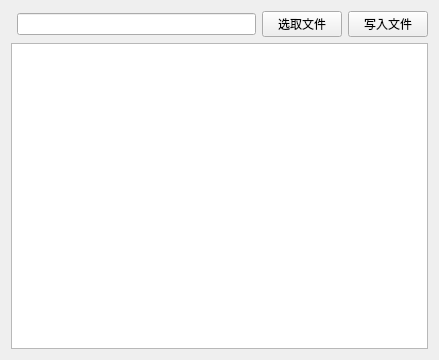
<?xml version="1.0" encoding="UTF-8"?>
<ui version="4.0">
 <class>jsonui</class>
 <widget class="QWidget" name="jsonui">
  <property name="geometry">
   <rect>
    <x>0</x>
    <y>0</y>
    <width>439</width>
    <height>360</height>
   </rect>
  </property>
  <property name="font">
   <font>
    <family>Arial</family>
   </font>
  </property>
  <property name="windowTitle">
   <string>Form</string>
  </property>
  <layout class="QVBoxLayout" name="verticalLayout_2">
   <item>
    <layout class="QVBoxLayout" name="verticalLayout">
     <item>
      <layout class="QHBoxLayout" name="horizontalLayout">
       <item>
        <widget class="QWidget" name="widget" native="true"/>
       </item>
       <item>
        <widget class="QLineEdit" name="lineEdit"/>
       </item>
       <item>
        <widget class="QPushButton" name="pushButton">
         <property name="text">
          <string>选取文件</string>
         </property>
        </widget>
       </item>
       <item>
        <widget class="QPushButton" name="writeButton">
         <property name="text">
          <string>写入文件</string>
         </property>
        </widget>
       </item>
      </layout>
     </item>
     <item>
      <widget class="QTextEdit" name="textEdit">
       <property name="html">
        <string>&lt;!DOCTYPE HTML PUBLIC &quot;-//W3C//DTD HTML 4.0//EN&quot; &quot;http://www.w3.org/TR/REC-html40/strict.dtd&quot;&gt;
&lt;html&gt;&lt;head&gt;&lt;meta name=&quot;qrichtext&quot; content=&quot;1&quot; /&gt;&lt;style type=&quot;text/css&quot;&gt;
p, li { white-space: pre-wrap; }
&lt;/style&gt;&lt;/head&gt;&lt;body style=&quot; font-family:'Arial'; font-size:9pt; font-weight:400; font-style:normal;&quot;&gt;
&lt;p style=&quot;-qt-paragraph-type:empty; margin-top:0px; margin-bottom:0px; margin-left:0px; margin-right:0px; -qt-block-indent:0; text-indent:0px; font-family:'SimSun';&quot;&gt;&lt;br /&gt;&lt;/p&gt;&lt;/body&gt;&lt;/html&gt;</string>
       </property>
      </widget>
     </item>
    </layout>
   </item>
  </layout>
 </widget>
 <resources/>
 <connections/>
</ui>
